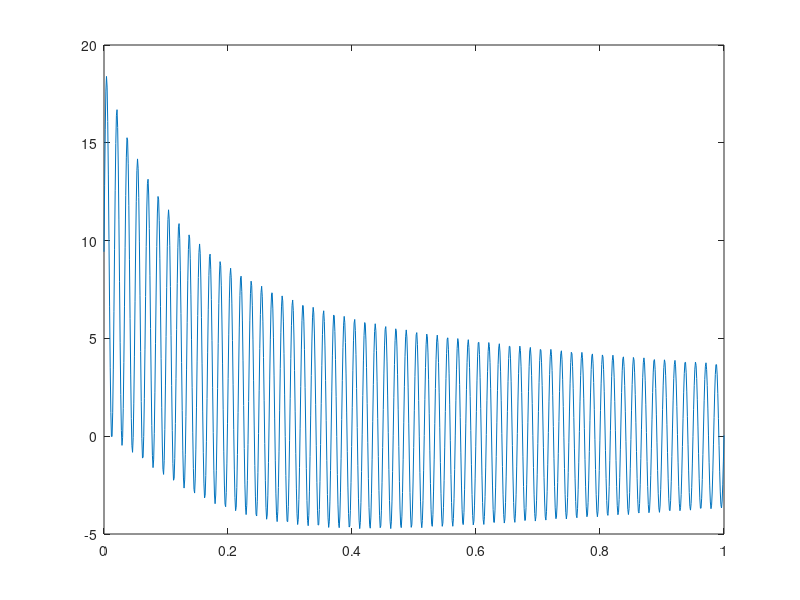

The MATLAB source for this figure:
%%*************Transient current plot *******************************
clear;
clc;
num = 1000;
t = linspace(0,1,num);
ydc = 9.43*exp(-6.67*t);
yss = 0.76*sin(377*t);
ysub = 1.67*exp(-20*t).*sin(377*t);
ytran = 4.24*exp(-0.833*t).*sin(377*t);
y = sqrt(2)*(ysub + ytran + yss) + ydc;
plot(t,y);